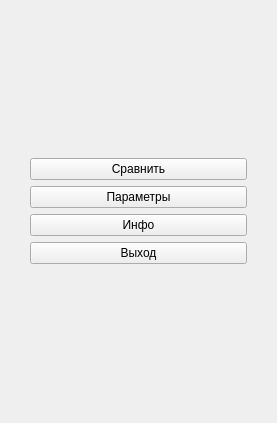
<?xml version="1.0" encoding="UTF-8"?>
<ui version="4.0">
 <class>MainWindow</class>
 <widget class="QMainWindow" name="MainWindow">
  <property name="geometry">
   <rect>
    <x>0</x>
    <y>0</y>
    <width>277</width>
    <height>423</height>
   </rect>
  </property>
  <property name="windowTitle">
   <string>AlgoMatch</string>
  </property>
  <widget class="QWidget" name="centralWidget">
   <layout class="QVBoxLayout" name="verticalLayout_2">
    <property name="leftMargin">
     <number>30</number>
    </property>
    <property name="rightMargin">
     <number>30</number>
    </property>
    <item>
     <layout class="QVBoxLayout" name="verticalLayout">
      <item>
       <widget class="QPushButton" name="startButton">
        <property name="text">
         <string>Сравнить</string>
        </property>
       </widget>
      </item>
      <item>
       <widget class="QPushButton" name="parametresButton">
        <property name="text">
         <string>Параметры</string>
        </property>
       </widget>
      </item>
      <item>
       <widget class="QPushButton" name="infoButton">
        <property name="text">
         <string>Инфо</string>
        </property>
       </widget>
      </item>
      <item>
       <widget class="QPushButton" name="extitButton">
        <property name="text">
         <string>Выход</string>
        </property>
        <property name="autoDefault">
         <bool>false</bool>
        </property>
        <property name="default">
         <bool>false</bool>
        </property>
        <property name="flat">
         <bool>false</bool>
        </property>
       </widget>
      </item>
     </layout>
    </item>
   </layout>
  </widget>
 </widget>
 <layoutdefault spacing="6" margin="11"/>
 <resources/>
 <connections>
  <connection>
   <sender>extitButton</sender>
   <signal>clicked()</signal>
   <receiver>MainWindow</receiver>
   <slot>close()</slot>
   <hints>
    <hint type="sourcelabel">
     <x>149</x>
     <y>356</y>
    </hint>
    <hint type="destinationlabel">
     <x>176</x>
     <y>399</y>
    </hint>
   </hints>
  </connection>
 </connections>
</ui>
